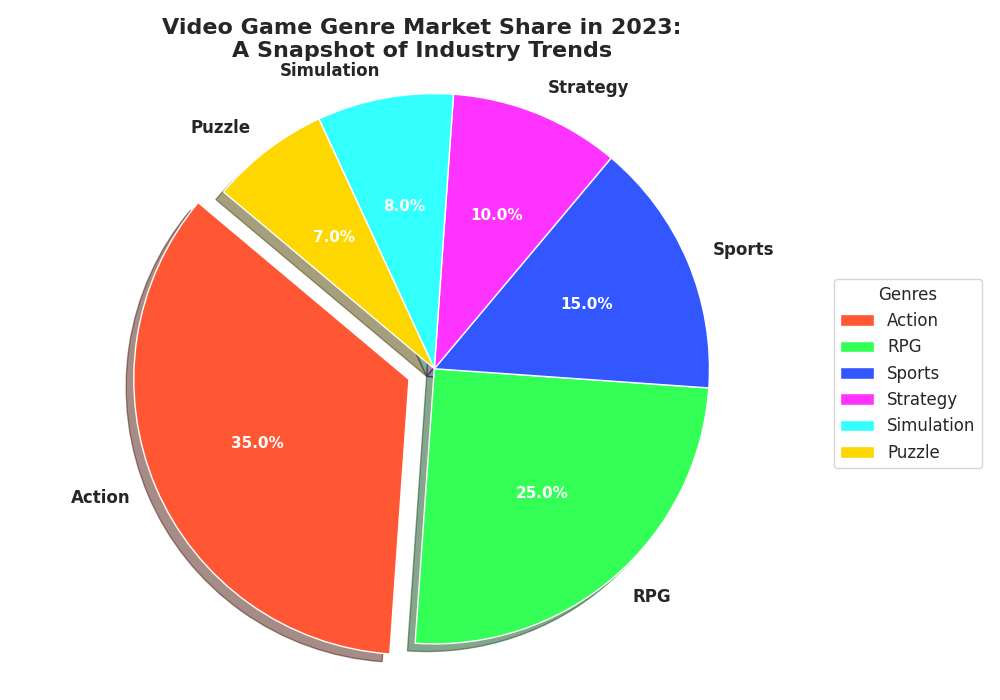

Here is the Python script that generated this plot:
import matplotlib.pyplot as plt

# Define video game genres and their market shares
genres = ['Action', 'RPG', 'Sports', 'Strategy', 'Simulation', 'Puzzle']
market_shares = [35, 25, 15, 10, 8, 7]

# Define distinct colors for each genre
colors = ['#FF5733', '#33FF57', '#3357FF', '#FF33FF', '#33FFFF', '#FFD700']

# Explode the Action genre for emphasis
explode = (0.1, 0, 0, 0, 0, 0)  # Highlight the Action genre

# Create a pie chart
plt.figure(figsize=(10, 7))
wedges, texts, autotexts = plt.pie(
    market_shares, labels=genres, colors=colors, explode=explode, shadow=True,
    autopct='%1.1f%%', startangle=140
)

# Enhance text visibility and style
for text in texts:
    text.set_fontsize(12)
    text.set_fontweight('bold')

for autotext in autotexts:
    autotext.set_color('white')
    autotext.set_fontsize(11)
    autotext.set_fontweight('bold')

# Maintain equal aspect ratio
plt.axis('equal')

# Add a title with line breaks for readability
plt.title('Video Game Genre Market Share in 2023:\nA Snapshot of Industry Trends', fontsize=16, fontweight='bold', ha='center')

# Position the legend outside the pie chart
plt.legend(wedges, genres, title="Genres", loc="center left", bbox_to_anchor=(1, 0, 0.5, 1), fontsize=12)

# Automatically adjust subplot parameters for optimal layout
plt.tight_layout()

# Display the pie chart
plt.show()
